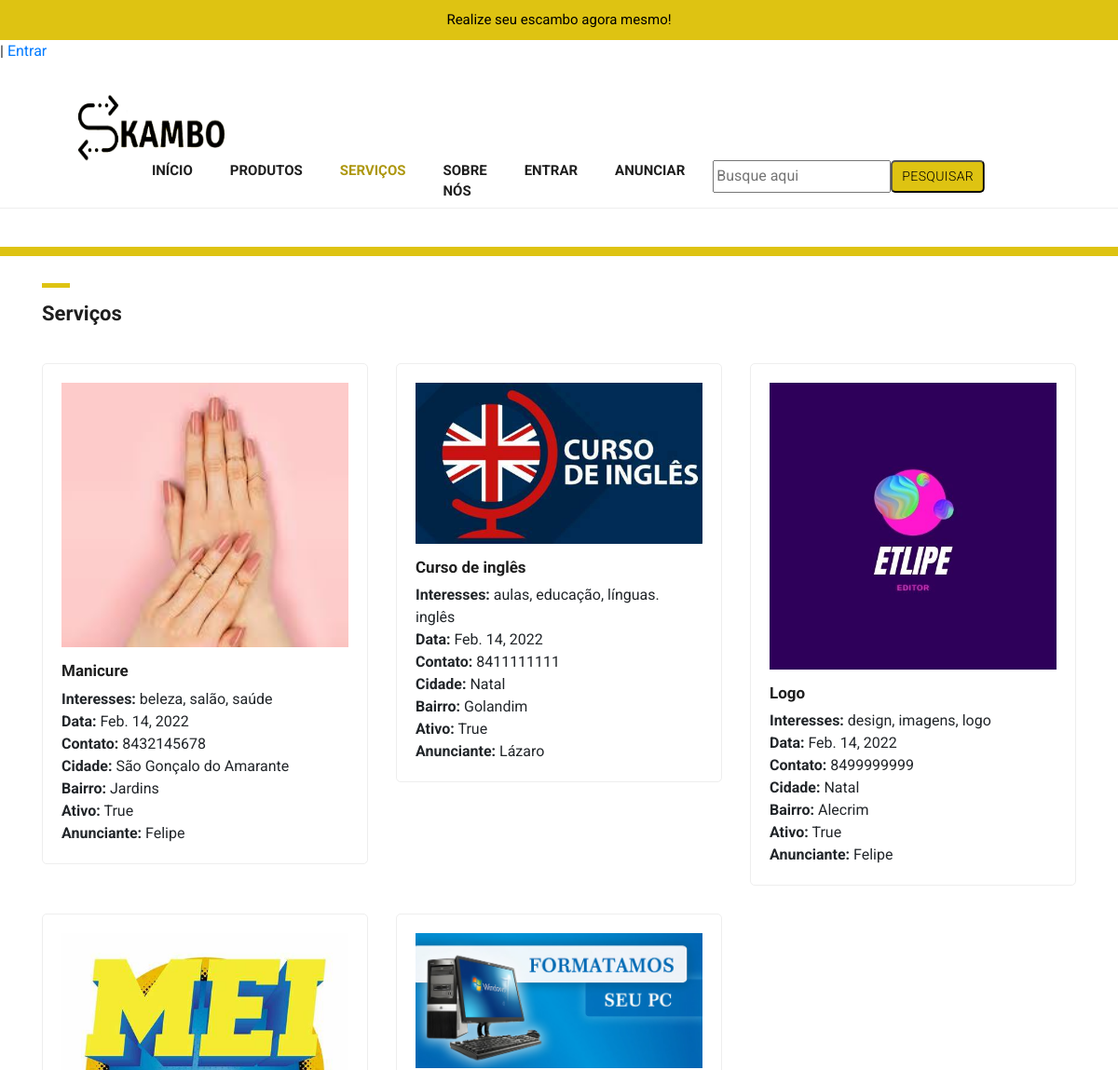
The page /skambo/services/ (upper part) on the database as committed earlier.
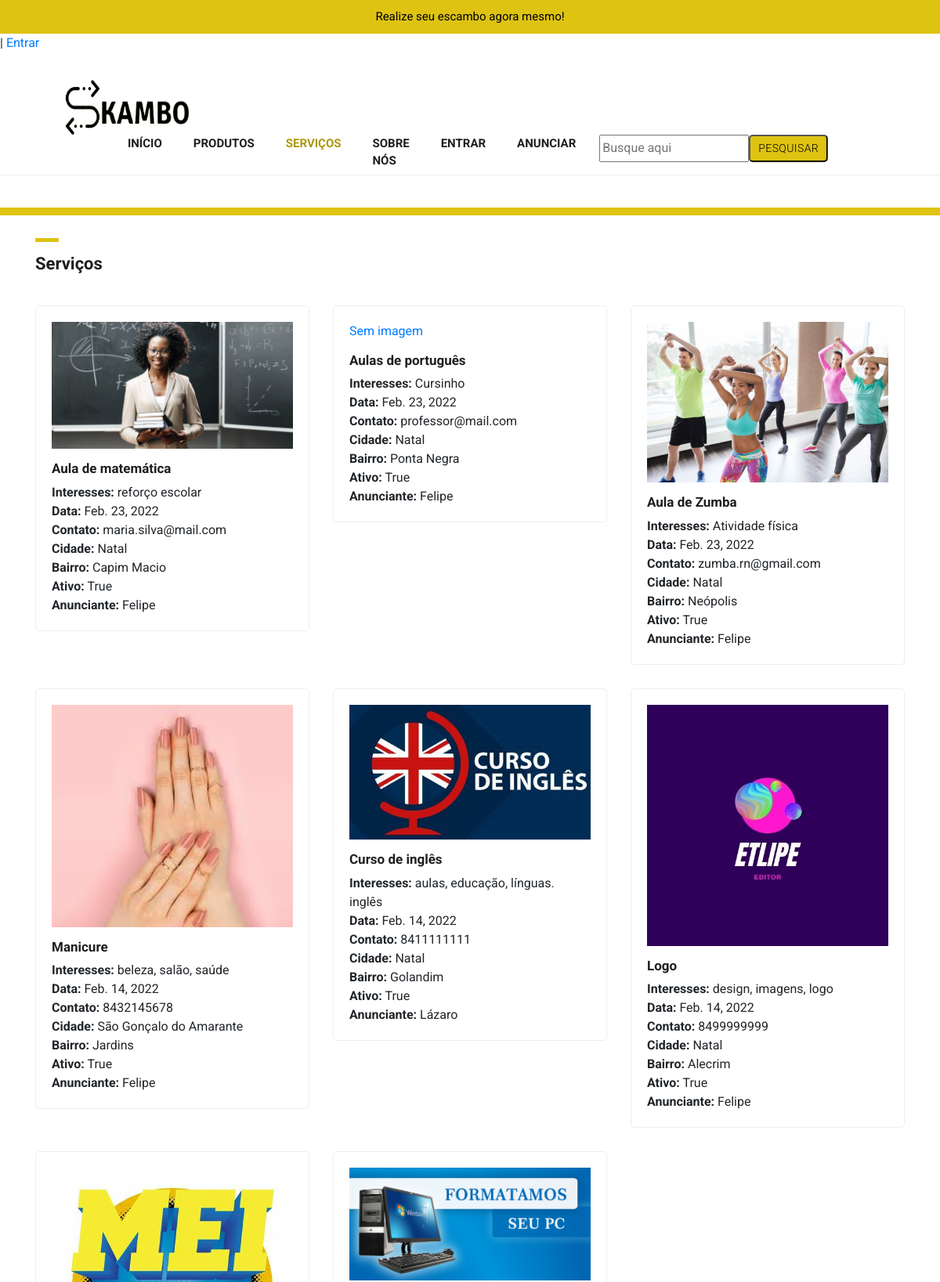
The same page on the database as committed later.
### skambo/models.py (models this page shows, shortened)
class Anuncio(models.Model):
    descricao = models.CharField(max_length=500)
    interesses = models.CharField(max_length=300)
    data = models.DateField(auto_now_add = True)
    contato = models.CharField(max_length=20)
    cidade = models.CharField(max_length=30)
    bairro = models.CharField(max_length=20)
    imagem = models.ImageField(upload_to='media', null=True, blank=True)
    ativo = models.BooleanField()
    anunciante = models.ForeignKey(Usuario, on_delete = models.CASCADE)

class Servico(Anuncio):
    categoria = models.IntegerField(choices = CATEGORIA_SERVICO, default = 1)

class Anuncio(models.Model):
    descricao = models.CharField(max_length=500)
    interesses = models.CharField(max_length=300)
    data = models.DateField(auto_now_add = True)
    contato = models.CharField(max_length=20)
    cidade = models.CharField(max_length=30)
    bairro = models.CharField(max_length=20)
    imagem = models.ImageField(upload_to='media', null=True, blank=True)
    ativo = models.BooleanField()
    anunciante = models.ForeignKey(Usuario, on_delete = models.CASCADE)

class Usuario(models.Model):
    nome = models.CharField(max_length = 50)
    genero = models.IntegerField(choices = GENERO, default = 1)
    descricao = models.TextField(blank=True, null=True)
    usuario = models.OneToOneField(
    settings.AUTH_USER_MODEL,
    on_delete=models.CASCADE,
	null = True
	)
    def __str__(self):
        return self.nome

### skambo/views.py (the view)
# urls.py: path('services/', views.ServicesView.as_view(), name="services"),
class ServicesView(generic.ListView):
    template_name = "skambo/services.html"
    context_object_name = 'servicos'
    def get_queryset(self):
        return Servico.objects.order_by('-data')[:10]

### skambo/templates/skambo/services.html (shortened to what this page needs)
{% extends 'skambo/base.html' %}
{% load static %}
    {% block navigation %}
    <nav class="navbar navbar-expand-lg navbar-dark bg-dark static-top">
      <div class="container">
        <a href="#"
          ><img id="logo" src="{% static 'skambo/images/header-logo.png' %}" alt=""
        /></a>
        <div class="collapse navbar-collapse" id="navbarResponsive">
          <ul class="navbar-nav ml-auto">
            <li class="nav-item">
              <a class="nav-link" href="{% url 'skambo:index' %}"
                >Início
              </a>
            </li>
            <li class="nav-item">
              <a class="nav-link" href="{% url 'skambo:products' %}">Produtos</a>
            </li>
            <li class="nav-item active">
              <a class="nav-link" href="{% url 'skambo:services' %}">Serviços</a>
            </li>
            <li class="nav-item">
              <a class="nav-link" href="{% url 'skambo:about' %}">Sobre nós</a>
            </li>
            <li class="nav-item">
              <a class="nav-link" href="{% url 'login' %}">Entrar</a>
            </li>
            <li class="nav-item">
              <a class="nav-link" href="{% url 'skambo:register' %}">Anunciar</a>
            </li>
            <form method="get" action="{% url 'skambo:search' %}">
                <div id="divBusca">
                  <input type="text" placeholder="Busque aqui" id="txtBusca" name="str_busca"/>
                  <input type="submit" id="btnBusca" value="Pesquisar">
                </div>
            </form>
          </ul>
        </div>
      </div>
    </nav>
    {% endblock %}
    {% block conteudo %}
        <div class="featured-items">
          <div class="container">
            <div class="row">
              <div class="col-md-12">
                <div class="section-heading">
                  <div class="line-dec"></div>
                  <h1>Serviços</h1>
                </div>
              </div>
                   {% if servicos  %}
                    <div class="featured container no-gutter">
                        <div class="row posts">
                    {% for anuncio in servicos %}
                        <div class="item new col-md-4">
                            <div class="featured-item">
                            <a href="{% url 'skambo:anuncio' anuncio.id %}">
                                {% if anuncio.imagem %}
                                <img src="{{ anuncio.imagem.url }}">
                                {% else %}
                                Sem imagem
                                {% endif %}</a>
                                <h4>{{ anuncio.descricao }}</h4>
                                <strong>Interesses:</strong> <span>{{ anuncio.interesses }}</span>
                                <br>
                                <strong>Data:</strong> <span>{{ anuncio.data }}</span>
                                <br>
                                <strong>Contato:</strong> <span>{{ anuncio.contato }}</span>
                                <br>
                                <strong>Cidade:</strong> <span>{{ anuncio.cidade}}</span>
                                <br>
                                <strong>Bairro:</strong> <span>{{ anuncio.bairro}}</span>
                                <br>
                                <strong>Ativo:</strong> <span>{{ anuncio.ativo}}</span>
                                <br>
                                <strong>Anunciante:</strong> <span>{{ anuncio.anunciante}}</span>
                                </div>
                            </div>
                    {% endfor %}
                    </div>
               </div>
                {% else %}
                    <h3>Nenhum serviço cadastrado</h3>
                {% endif %}
    {% endblock %}

Rows that differ between the two databases and show on the page:
added Servico: imagem (picture), descricao "Aula de matemática", interesses "reforço escolar", data "Feb. 23, 2022", contato "maria.silva@mail.com", cidade "Natal", bairro "Capim Macio", ativo "True", anunciante "Felipe"
added Servico: shows "Sem imagem", descricao "Aulas de português", interesses "Cursinho", data "Feb. 23, 2022", contato "professor@mail.com", cidade "Natal", bairro "Ponta Negra", ativo "True", anunciante "Felipe"
added Servico: imagem (picture), descricao "Aula de Zumba", interesses "Atividade física", data "Feb. 23, 2022", contato "zumba.rn@gmail.com", cidade "Natal", bairro "Neópolis", ativo "True", anunciante "Felipe"
